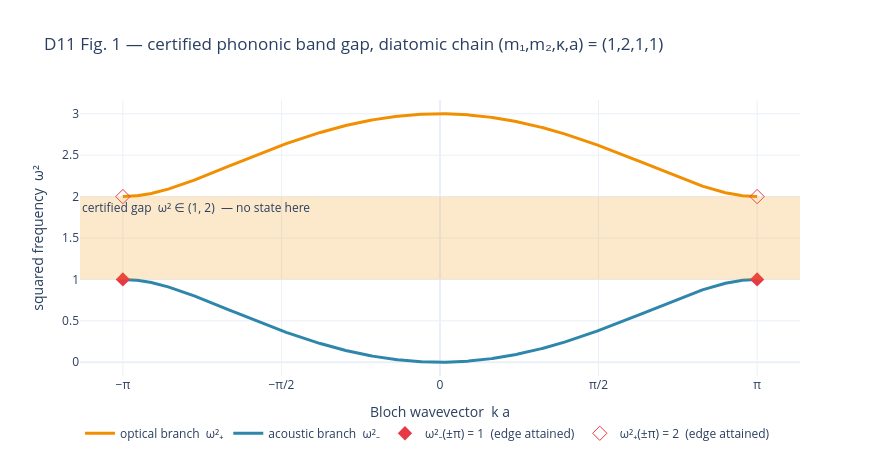

The notebook cell this image was saved under:
### Code cell
# viz-ref: fig_d11_phononic_band_gap
V.fig_d11_phononic_band_gap().show()

### Figure 1 — Plotly figure (JSON) as saved in the notebook; plotly's stock layout.template omitted (floating-point values rounded to 4 significant figures; data arrays with more than 128 entries replaced by an {"elided": "..."} marker saying what was removed)
{"data": [{"line": {"color": "#F18F01", "width": 3}, "mode": "lines", "name": "optical branch  ω²₊", "type": "scatter", "x": {"elided": "801 float values"}, "y": {"elided": "801 float values"}}, {"line": {"color": "#2E86AB", "width": 3}, "mode": "lines", "name": "acoustic branch  ω²₋", "type": "scatter", "x": {"elided": "801 float values"}, "y": {"elided": "801 float values"}}, {"marker": {"color": "#E63946", "size": 11, "symbol": "diamond"}, "mode": "markers", "name": "ω²₋(±π) = 1  (edge attained)", "type": "scatter", "x": [-3.142, 3.142], "y": [1.0, 1.0]}, {"marker": {"color": "#E63946", "size": 11, "symbol": "diamond-open"}, "mode": "markers", "name": "ω²₊(±π) = 2  (edge attained)", "type": "scatter", "x": [-3.142, 3.142], "y": [2.0, 2.0]}], "layout": {"annotations": [{"showarrow": false, "text": "certified gap  ω² ∈ (1, 2)  — no state here", "x": 0, "xanchor": "left", "xref": "x domain", "y": 2.0, "yanchor": "top", "yref": "y"}], "height": 460, "legend": {"orientation": "h", "x": 0.0, "y": -0.26, "yanchor": "bottom"}, "shapes": [{"fillcolor": "rgba(241, 143, 1, 0.20)", "line": {"width": 0}, "type": "rect", "x0": 0, "x1": 1, "xref": "x domain", "y0": 1.0, "y1": 2.0, "yref": "y"}], "title": {"text": "D11 Fig. 1 — certified phononic band gap, diatomic chain (m₁,m₂,κ,a) = (1,2,1,1)"}, "width": 880, "xaxis": {"tickmode": "array", "ticktext": ["−π", "−π/2", "0", "π/2", "π"], "tickvals": [-3.142, -1.571, 0, 1.571, 3.142], "title": {"text": "Bloch wavevector  k a"}}, "yaxis": {"title": {"text": "squared frequency  ω²"}}}}
